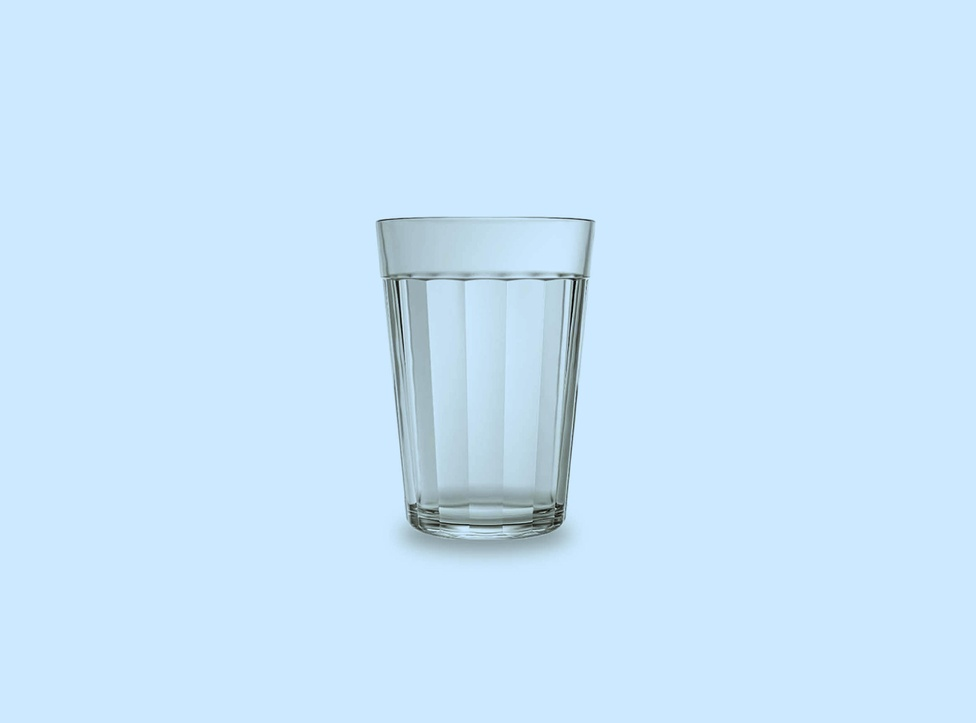
#> input picture deteccao-bordas/copo.jpg, 976 x 723 px, shrunk from 3833 x 2842 before the run
$ python detectar_bordas.py
#> lines starting #> are read from the running program, lines starting #| are printed output that depends on the picture; after the words box and inside, x2 and y2 are one past the last pixel; in counts of white or black regions, pixels touching at a corner belong together
import cv2 # type: ignore #
import numpy as np # type: ignore
import matplotlib.pyplot as plt # type: ignore

def detectar_bordas(imagem_path):
    # Leia a imagem
#> called with imagem_path = 'copo.jpg'
    imagem = cv2.imread(imagem_path, cv2.IMREAD_GRAYSCALE)
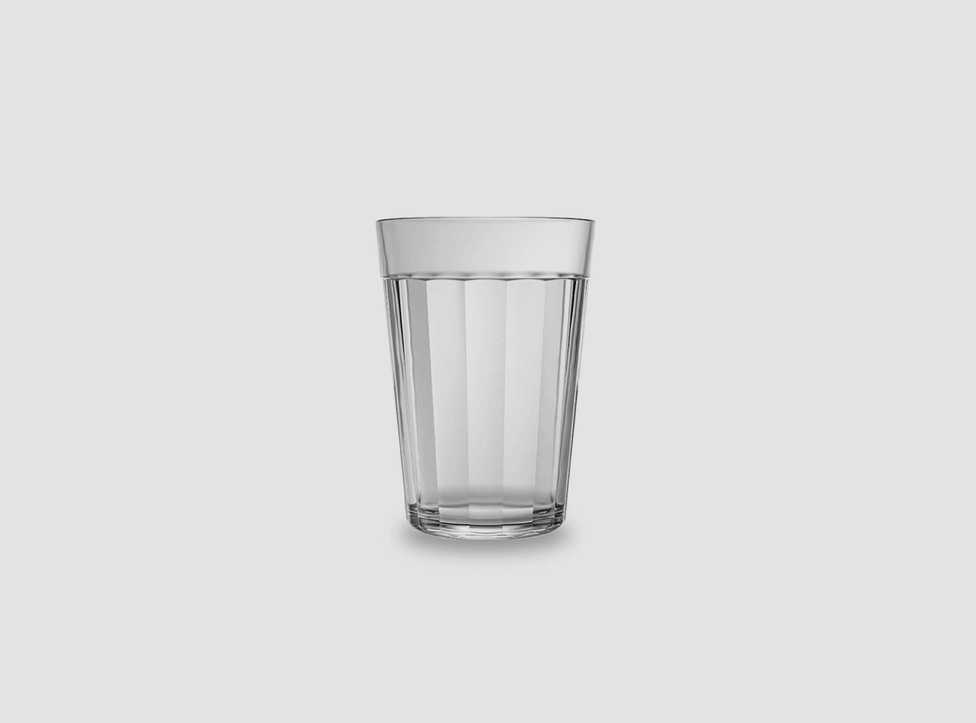
#> imagem: shape (723, 976); min 0, max 238, mean 223.7

    # Verifique se a imagem foi carregada corretamente
    if imagem is None:
        print("Erro ao carregar a imagem.")
        return

    # Aplique o detector de bordas Canny
    bordas = cv2.Canny(imagem, 100, 200)
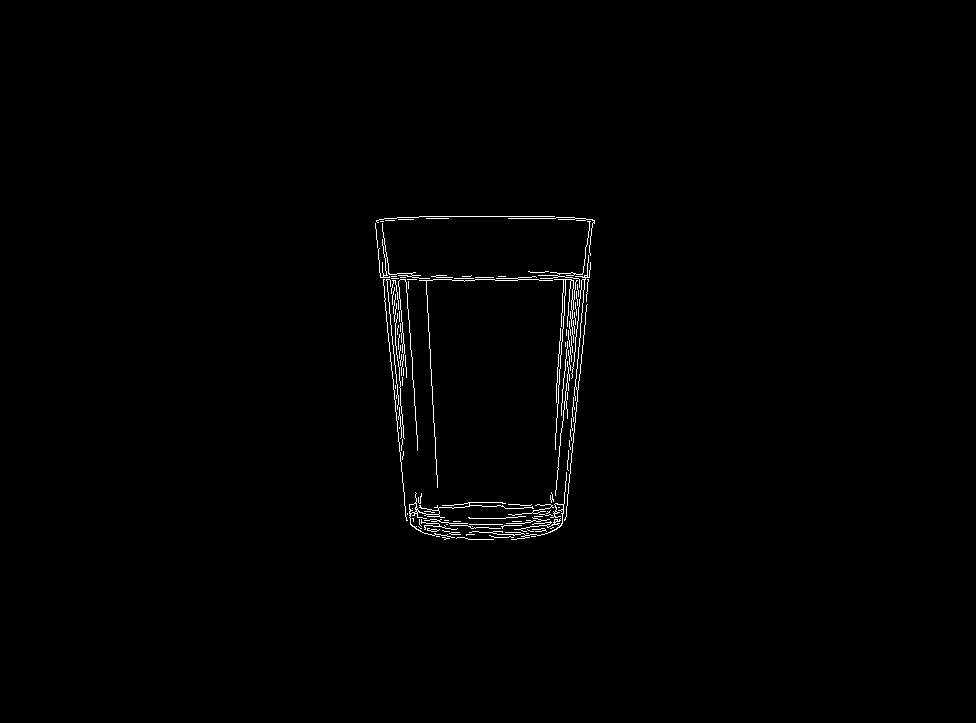
#> bordas: shape (723, 976); 0.77% white in thin lines or dots, all inside (x1, y1, x2, y2) = (375, 216, 595, 540)

    # Mostre a imagem original e a imagem com bordas
    plt.subplot(121), plt.imshow(imagem, cmap='gray')
    plt.title('Imagem Original'), plt.xticks([]), plt.yticks([])
    plt.subplot(122), plt.imshow(bordas, cmap='gray')
    plt.title('Bordas Detectadas'), plt.xticks([]), plt.yticks([])

    plt.show()
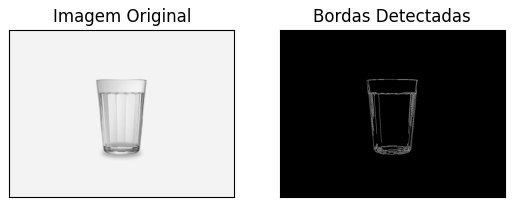
#> figure drawn by matplotlib, 2 panels

if __name__ == "__main__":
    imagem_path = 'copo.jpg'
    detectar_bordas(imagem_path)
